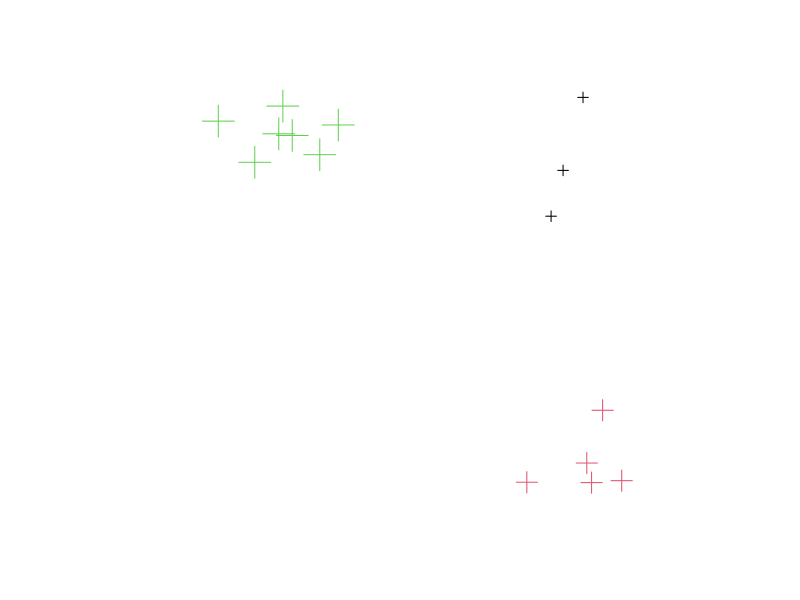

The R script that drew this image:
library(sp)


### Name: SpatialMultiPointsDataFrame-class
### Title: Class "SpatialMultiPointsDataFrame"
### Aliases: SpatialMultiPointsDataFrame-class
###   [,SpatialMultiPointsDataFrame-method
###   coerce,SpatialMultiPointsDataFrame,data.frame-method
###   coerce,SpatialMultiPointsDataFrame,SpatialPointsDataFrame-method
###   show,SpatialMultiPointsDataFrame-method
###   points,SpatialMultiPointsDataFrame-method
###   coordinates,SpatialMultiPointsDataFrame-method
###   as.data.frame.SpatialMultiPointsDataFrame
###   dim.SpatialMultiPointsDataFrame print.SpatialMultiPointsDataFrame
###   rbind.SpatialMultiPointsDataFrame
###   row.names.SpatialMultiPointsDataFrame
### Keywords: classes

### ** Examples

# create three sets of points:
cl1 = cbind(rnorm(3, 10), rnorm(3, 10))
cl2 = cbind(rnorm(5, 10), rnorm(5,  0))
cl3 = cbind(rnorm(7,  0), rnorm(7, 10))

mpdf = SpatialMultiPointsDataFrame(list(cl1, cl2, cl3), data.frame(a = 1:3))
mpdf

plot(mpdf, col = mpdf$a, cex = 1:3)
as(mpdf, "data.frame")
mpdf[1:2,]
